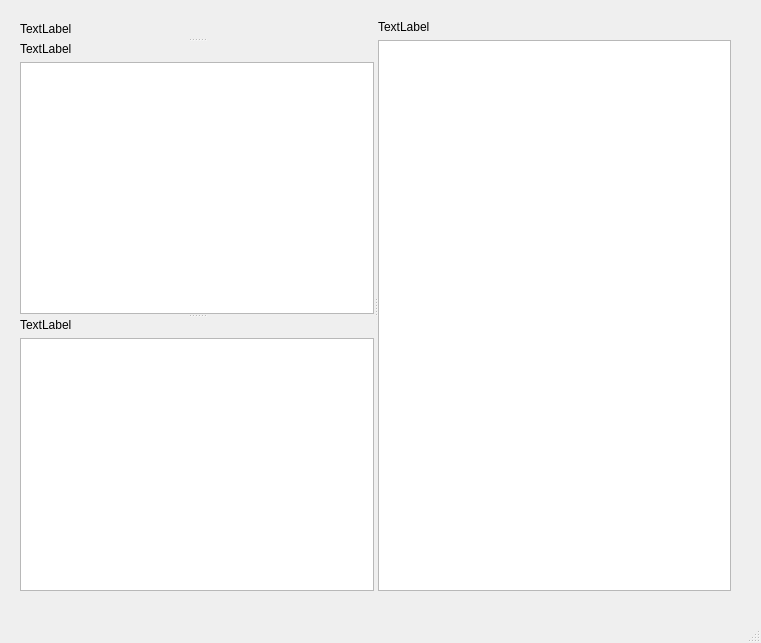
<?xml version="1.0" encoding="UTF-8"?>
<ui version="4.0">
 <class>MainWindow</class>
 <widget class="QMainWindow" name="MainWindow">
  <property name="geometry">
   <rect>
    <x>0</x>
    <y>0</y>
    <width>761</width>
    <height>643</height>
   </rect>
  </property>
  <property name="windowTitle">
   <string>MainWindow</string>
  </property>
  <widget class="QWidget" name="centralwidget">
   <widget class="QSplitter" name="splitter_2">
    <property name="geometry">
     <rect>
      <x>20</x>
      <y>20</y>
      <width>711</width>
      <height>571</height>
     </rect>
    </property>
    <property name="orientation">
     <enum>Qt::Horizontal</enum>
    </property>
    <widget class="QSplitter" name="splitter">
     <property name="orientation">
      <enum>Qt::Vertical</enum>
     </property>
     <widget class="QLabel" name="label_3">
      <property name="text">
       <string>TextLabel</string>
      </property>
     </widget>
     <widget class="QWidget" name="">
      <layout class="QVBoxLayout" name="verticalLayout_2">
       <item>
        <widget class="QLabel" name="label_2">
         <property name="text">
          <string>TextLabel</string>
         </property>
        </widget>
       </item>
       <item>
        <widget class="QTableWidget" name="tableWidget_2"/>
       </item>
      </layout>
     </widget>
     <widget class="QWidget" name="">
      <layout class="QVBoxLayout" name="verticalLayout">
       <item>
        <widget class="QLabel" name="label">
         <property name="text">
          <string>TextLabel</string>
         </property>
        </widget>
       </item>
       <item>
        <widget class="QTableWidget" name="tableWidget"/>
       </item>
      </layout>
     </widget>
    </widget>
    <widget class="QWidget" name="">
     <layout class="QVBoxLayout" name="verticalLayout_3">
      <item>
       <widget class="QLabel" name="label_4">
        <property name="text">
         <string>TextLabel</string>
        </property>
       </widget>
      </item>
      <item>
       <widget class="QTableWidget" name="tableWidget_3"/>
      </item>
     </layout>
    </widget>
   </widget>
  </widget>
  <widget class="QMenuBar" name="menubar">
   <property name="geometry">
    <rect>
     <x>0</x>
     <y>0</y>
     <width>761</width>
     <height>21</height>
    </rect>
   </property>
  </widget>
  <widget class="QStatusBar" name="statusbar"/>
 </widget>
 <resources/>
 <connections/>
</ui>
